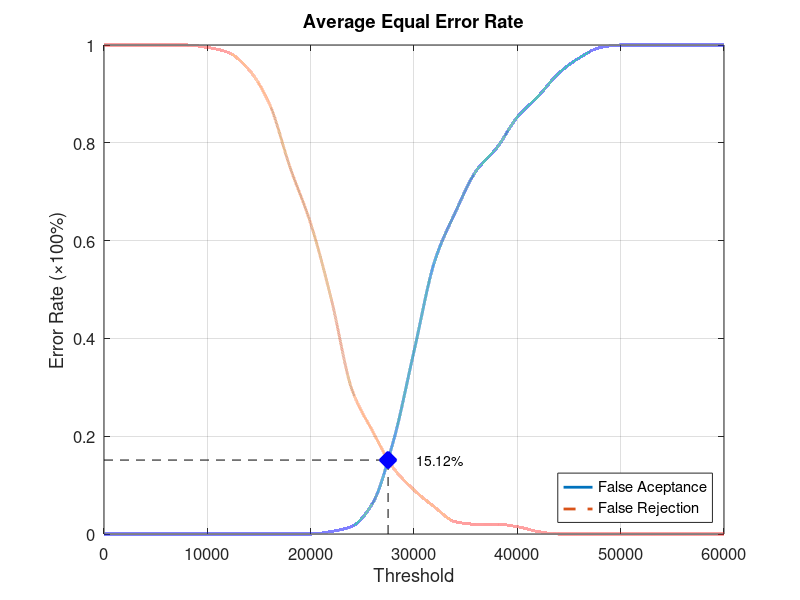
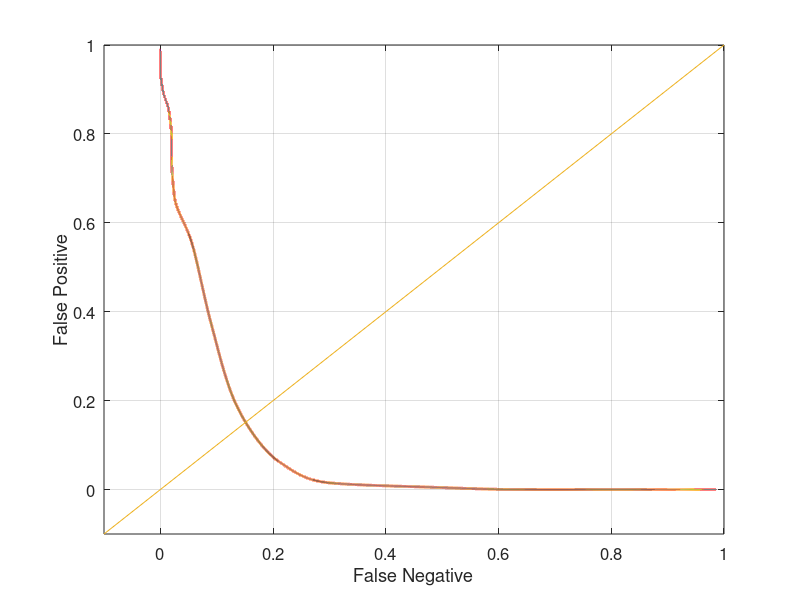

The MATLAB script that drew these images, in order:
function yEER = Database2_3
close all;
clear;
clc;
x = 0:2000:60000;
xq = 0:0.5:60000;

y0 = [0 0 0 0 0 0 0 0 0 0 0 0.00526316 0.0157895 0.0631579 0.189474 0.373684 0.557895 0.657895 0.742105 0.789474 0.852632 0.894737 0.942105 0.973684 0.994737 1 1 1 1 1 1];
yy0 = interp1(x, y0, xq, 'pchip');
y1 = [1 1 1 1 1 0.995 0.985 0.95 0.88 0.75 0.635 0.48 0.295 0.21 0.135 0.09 0.055 0.025 0.02 0.02 0.015 0.005 0 0 0 0 0 0 0 0 0];
yy1 = interp1(x, y1, xq, 'pchip');

% Calculating EER: 
y2 = abs(y0 - y1);
find(y2 == min(y2))
yy2 = abs(yy0 - yy1);
xEER = find(yy2 == min(yy2));
xEERIndex = xq(xEER) % X-axis EER
yEER = yy0(xEER) % Y-axis EER

main = figure
plot(xq, yy0,'-','LineWidth', 2);	hold on
plot(xq, yy1,'--','LineWidth', 2);	hold on
plot([xEERIndex xEERIndex], [0 yEER], 'k--');	hold on
plot([0 xEERIndex], [yEER yEER], 'k--');	hold on
plot(xEERIndex, yEER, 'bx', 'LineWidth', 10);	hold on
text(xEERIndex + 10 * xEERIndex / 100, yEER, [num2str(round((10000 * yEER)) / 100) '%'])
legend('False Aceptance', 'False Rejection', 'Location', 'SouthEast')
xlabel('Threshold')
ylabel('Error Rate (\times100%)')
title('Average Equal Error Rate')
set(gca, 'FontSize', 12)
axis([0 60000 0 1])
grid on

print(main, 'Database2_3Main', '-dpng');
FNRxFPR = figure('Color', [1 1 1]);
plot(yy1, yy0, '-', yy1, yy0, 'LineWidth', 2);
hold on
y = -0.1:0.1:1
plot(y, y); 
set(gca, 'FontSize', 12)
xlabel('False Negative')
ylabel('False Positive')
axis([-0.1 1 -0.1 1])
set(gca, 'FontSize', 12)
grid on

print(FNRxFPR, 'Database2_3FNRxFPR','-dpng');
end
